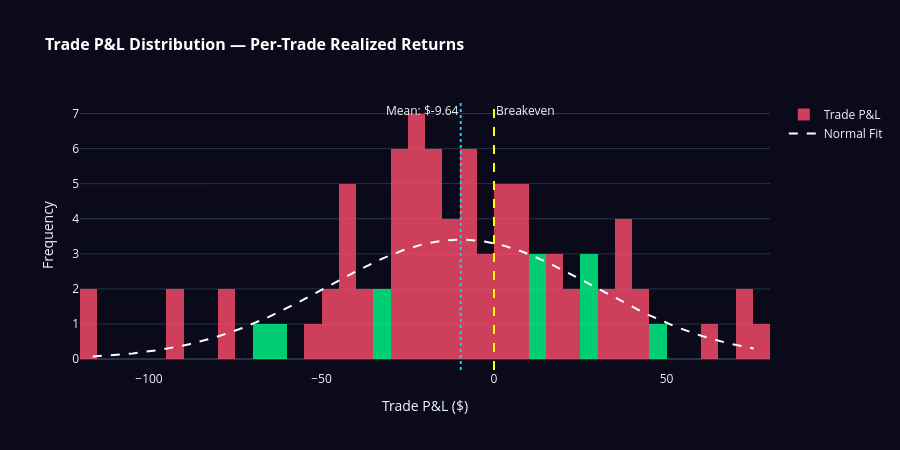

The code cell stored with this chart in its notebook:
### Code cell
# ═══════════════════════════════════════════════════════
#  CHART 5 — TRADE P&L DISTRIBUTION
# ═══════════════════════════════════════════════════════

closed_trades = trades_df[trades_df['realized'] != 0]['realized']

fig5 = go.Figure()

# Histogram
fig5.add_trace(go.Histogram(
    x=closed_trades,
    nbinsx=50,
    name='Trade P&L',
    marker_color=np.where(closed_trades >= 0, '#00ff88', '#ff4d6d'),
    opacity=0.8
))

# Fit normal
mu, std = closed_trades.mean(), closed_trades.std()
x_range = np.linspace(closed_trades.min(), closed_trades.max(), 200)
normal_fit = stats.norm.pdf(x_range, mu, std) * len(closed_trades) * (closed_trades.max()-closed_trades.min())/50

fig5.add_trace(go.Scatter(
    x=x_range, y=normal_fit,
    mode='lines', name='Normal Fit',
    line=dict(color='white', width=2, dash='dash')
))

fig5.add_vline(x=0, line_dash='dash', line_color='yellow',
               annotation_text='Breakeven', annotation_position='top right')
fig5.add_vline(x=mu, line_dash='dot', line_color='#00d4ff',
               annotation_text=f'Mean: ${mu:.2f}', annotation_position='top left')

fig5.update_layout(
    title=dict(text='<b>Trade P&L Distribution — Per-Trade Realized Returns</b>',
               font=dict(size=16, color='white')),
    template='plotly_dark',
    xaxis_title='Trade P&L ($)',
    yaxis_title='Frequency',
    height=450,
    plot_bgcolor='#0a0a1a',
    paper_bgcolor='#0a0a1a',
    showlegend=True
)
fig5.show()

### Figure 1 — Plotly figure (JSON) as saved in the notebook; plotly's stock layout.template omitted (floating-point values rounded to 4 significant figures; data arrays with more than 128 entries replaced by an {"elided": "..."} marker saying what was removed)
{"data": [{"marker": {"color": ["#ff4d6d", "#ff4d6d", "#00ff88", "#ff4d6d", "#00ff88", "#ff4d6d", "#00ff88", "#ff4d6d", "#ff4d6d", "#ff4d6d", "#00ff88", "#00ff88", "#00ff88", "#ff4d6d", "#ff4d6d", "#ff4d6d", "#ff4d6d", "#00ff88", "#ff4d6d", "#ff4d6d", "#ff4d6d", "#ff4d6d", "#ff4d6d", "#ff4d6d", "#ff4d6d", "#ff4d6d", "#00ff88", "#ff4d6d", "#ff4d6d", "#00ff88", "#ff4d6d", "#ff4d6d", "#ff4d6d", "#00ff88", "#ff4d6d", "#00ff88", "#ff4d6d", "#00ff88", "#ff4d6d", "#ff4d6d", "#ff4d6d", "#00ff88", "#ff4d6d", "#00ff88", "#ff4d6d", "#00ff88", "#00ff88", "#00ff88", "#00ff88", "#00ff88", "#00ff88", "#00ff88", "#ff4d6d", "#00ff88", "#00ff88", "#ff4d6d", "#ff4d6d", "#ff4d6d", "#ff4d6d", "#ff4d6d", "#ff4d6d", "#00ff88", "#ff4d6d", "#00ff88", "#ff4d6d", "#ff4d6d", "#00ff88", "#00ff88", "#ff4d6d", "#ff4d6d", "#ff4d6d", "#00ff88", "#ff4d6d", "#00ff88", "#ff4d6d", "#00ff88", "#ff4d6d", "#ff4d6d", "#00ff88", "#ff4d6d", "#00ff88", "#00ff88", "#ff4d6d", "#ff4d6d", "#00ff88", "#ff4d6d"]}, "name": "Trade P&L", "nbinsx": 50, "opacity": 0.8, "type": "histogram", "x": [-115.7, -21.5, 10.99, -8.967, 3.349, -79.34, 28.52, -33.73, -47.39, -40.64, 21.64, 62.79, 38.61, -42.18, -8.881, -92.02, -16.39, 41.96, -26.18, -116.3, -14.76, -16.9, -33.62, -92.58, -12.63, -76.12, 38.29, -65.4, -64.94, 75.26, -26.07, -26.06, -41.6, 1.957, -41.83, 14.41, -37.62, 15.17, -20.48, -20.44, -2.784, 72.32, -7.845, 29.17, -15.3, 0.3937, 6.707, 30.6, 4.695, 16.34, 36.54, 19.68, -12.5, 6.262, 21.66, -4.646, -24.4, -40.8, -22.64, -5.944, -15.44, 27.86, -27.34, 13.64, -35.62, -45.44, 7.636, 30.52, -53.55, -1.729, -20.78, 5.006, -19.16, 3.817, -16.48, 73.08, -14.57, -9.8, 49.73, -26.92, 35.3, 8.384, -26.56, -24.61, 42.54, -9.026]}, {"line": {"color": "white", "dash": "dash", "width": 2}, "mode": "lines", "name": "Normal Fit", "type": "scatter", "x": {"elided": "200 float values"}, "y": {"elided": "200 float values"}}], "layout": {"annotations": [{"showarrow": false, "text": "Breakeven", "x": 0, "xanchor": "left", "xref": "x", "y": 1, "yanchor": "top", "yref": "y domain"}, {"showarrow": false, "text": "Mean: $-9.64", "x": -9.643, "xanchor": "right", "xref": "x", "y": 1, "yanchor": "top", "yref": "y domain"}], "height": 450, "paper_bgcolor": "#0a0a1a", "plot_bgcolor": "#0a0a1a", "shapes": [{"line": {"color": "yellow", "dash": "dash"}, "type": "line", "x0": 0, "x1": 0, "xref": "x", "y0": 0, "y1": 1, "yref": "y domain"}, {"line": {"color": "#00d4ff", "dash": "dot"}, "type": "line", "x0": -9.643, "x1": -9.643, "xref": "x", "y0": 0, "y1": 1, "yref": "y domain"}], "showlegend": true, "title": {"font": {"color": "white", "size": 16}, "text": "<b>Trade P&L Distribution — Per-Trade Realized Returns</b>"}, "xaxis": {"title": {"text": "Trade P&L ($)"}}, "yaxis": {"title": {"text": "Frequency"}}}}
